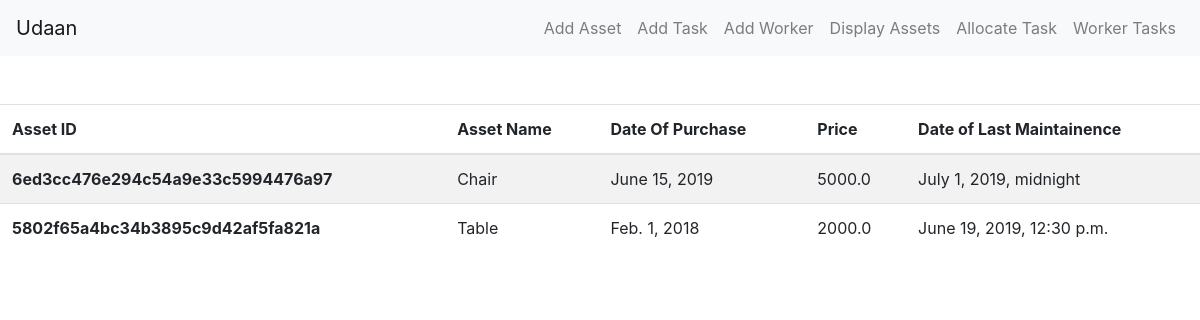
/view_assets, run on an earlier commit of the app's database.
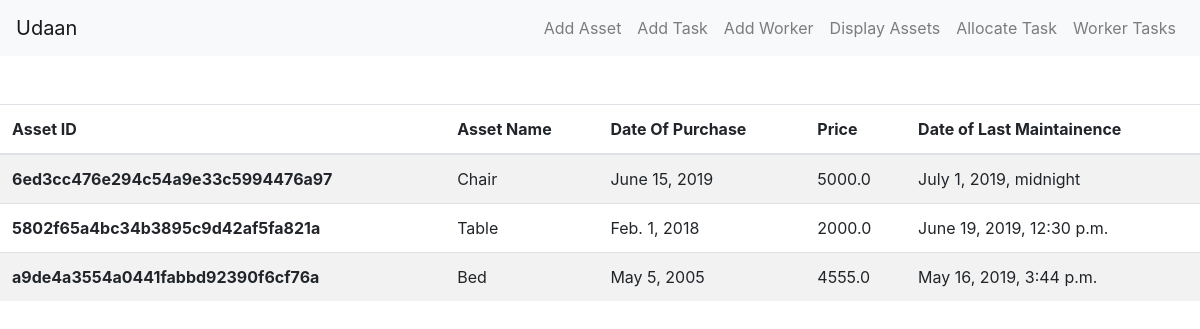
And on a later commit of the database.
### api/models.py (models this page shows, shortened)
class Asset(models.Model):
    assetid = models.CharField(primary_key=True, editable=False, max_length=255, default=get_uuid)
    assetname = models.CharField(max_length=255, verbose_name="Asset Name")
    date_of_purchase = models.DateField()
    price = models.FloatField()
    date_of_last_maintainence = models.DateTimeField()
    class Meta:
        verbose_name = "Asset"
        verbose_name_plural = "Assets"

### udaan/views.py (the view)
# urls.py: path('view_assets', views.view_assets, name="assetview"),
def view_assets(request):
    assets = Asset.objects.all()
    return render(request, "view_assets.html", {"assets": assets})

### udaan/templates/view_assets.html
{% extends 'base.html' %}
{% block content %}
<table class="table table-striped">
  <thead>
    <tr>
      <th scope="col">Asset ID</th>
      <th scope="col">Asset Name</th>
      <th scope="col">Date Of Purchase</th>
      <th scope="col">Price</th>
      <th scope="col">Date of Last Maintainence</th>
    </tr>
  </thead>
  <tbody>
    {% for asset in assets %}
    <tr>
      <th scope="row">{{asset.assetid}}</th>
      <td>{{asset.assetname}}</td>
      <td>{{asset.date_of_purchase}}</td>
      <td>{{asset.price}}</td>
      <td>{{asset.date_of_last_maintainence}}</td>
    </tr>
    {% endfor %}
  </tbody>
</table>
{% endblock %}

### udaan/templates/base.html (shortened to what this page needs)
<!doctype html>
<html lang="en">
<head>
    <link rel="stylesheet" href="https://stackpath.bootstrapcdn.com/bootstrap/4.3.1/css/bootstrap.min.css">
</head>
<body>
    <nav class="navbar navbar-expand-lg navbar-light bg-light mb-5">
      <a class="navbar-brand" href="{% url 'homepage' %}">Udaan</a>
      <div class="collapse navbar-collapse" id="navbarSupportedContent">
        <ul class="navbar-nav ml-auto">
          <li class="nav-item">
            <a class="nav-link" href="{% url 'addassetview' %}">Add Asset <span class="sr-only">(current)</span></a>
          </li>
          <li class="nav-item">
            <a class="nav-link" href="{% url 'taskview' %}">Add Task</a>
          </li>
          <li class="nav-item">
            <a class="nav-link" href="{% url 'workerview' %}">Add Worker</a>
          </li>
          <li class="nav-item">
            <a class="nav-link" href="{% url 'assetview' %}">Display Assets</a>
          </li>
          <li class="nav-item">
            <a class="nav-link" href="{% url 'allocateview' %}">Allocate Task</a>
          </li>
          <li class="nav-item">
            <a class="nav-link" href="{% url 'workertaskview' %}">Worker Tasks</a>
          </li>
      </div>
    </nav>
    {% block content%}
    {% endblock %}
</body>
</html>

What changed in the data, as far as the page shows it:
added Asset: assetid "a9de4a3554a0441fabbd92390f6cf76a", assetname "Bed", date_of_purchase "May 5, 2005", price "4555.0", date_of_last_maintainence "May 16, 2019, 3:44 p.m."
